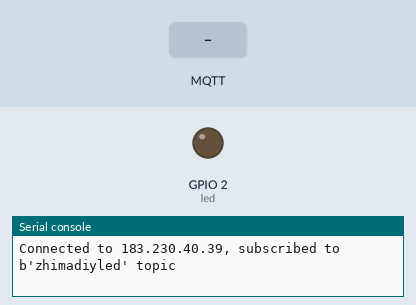
Recording of a program running on a simulated ESP8266 board running MicroPython. Shown: output pins drawn as LEDs (lit = HIGH, except the on-board LED, lit = LOW), the last lines printed to the serial console. The inputs (shaded band) are chosen by the test bench. No MQTT or app messages arrive unless stated.

Above: at 1.3 s.
1.4 s: MQTT message "on" arrives on the first subscribed topic
At 2.3 s:
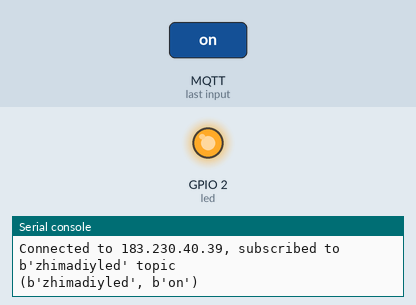
2.9 s: MQTT message "off" arrives on the first subscribed topic
At 3.4 s:
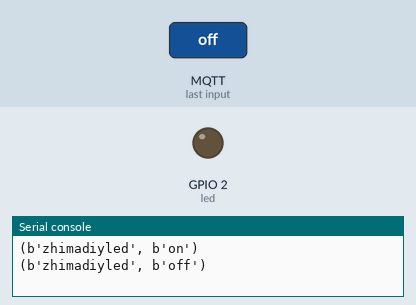
4.4 s: MQTT message "toggle" arrives on the first subscribed topic
At 5.7 s:
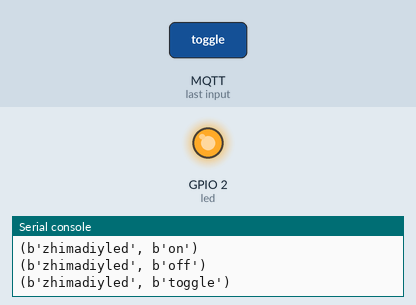
Timing chart, 0 to 7.4 s (numbered marks = the images above; inputs shaded):
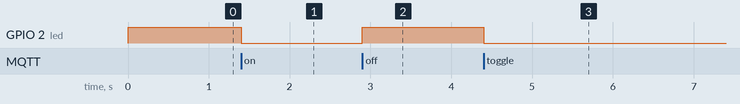

Measured:
- after the input at 1.4 s, GPIO 2 (led): HIGH → LOW at once
- after the input at 2.9 s, GPIO 2 (led): LOW → HIGH at once
- after the input at 4.4 s, GPIO 2 (led): HIGH → LOW at once

The program:

main.py
```python
from umqtt.simple import MQTTClient
from machine import Pin
import ubinascii
import machine
import micropython

# ESP8266 ESP-12 ÓÐÒ»¸öµÍµçÆ½´¥·¢£¬Á¬½ÓÔÚGPIO2¶Ë¿ÚÉÏµÄLED
led = Pin(2, Pin.OUT, value=1)

#MQTT·þÎñ¶ËÐÅÏ¢£¬Ê¹ÓÃÊ±ÐÞ¸Ä³É×Ô¼ºµÄ
SERVER = "183.230.40.39"   #ONENET·þÎñÆ÷µØÖ·
SERVER_PORT=6002           #ONENET·þÎñÆ÷¶Ë¿Ú
CLIENT_ID = "45729331"      #´´½¨Éè±¸Ê±µÃµ½µÄÉè±¸ID£¬ÎªÊý×Ö×Ö´®
TOPIC = b"zhimadiyled"             #ONENETÉÏ´«Êý¾ÝµãÐèÒª´«µ½´ËTOPIC
username='176495'           #×¢²á²úÆ·Ê±£¬Æ½Ì¨·ÖÅäµÄ²úÆ·ID£¬ÎªÊý×Ö×Ö´®
password='wang'  #¼øÈ¨ÐÅÏ¢


state = 0

def sub_cb(topic, msg):
    global state
    print((topic, msg))
    if msg == b"on":
        led.value(0)
        state = 1
    elif msg == b"off":
        led.value(1)
        state = 0
    elif msg == b"toggle":
        # LED is inversed, so setting it to current state
        # value will make it toggle
        led.value(state)
        state = 1 - state


def main(server=SERVER):
    #À¨ºÅÀïÖ÷ÒªÊÇ¿Í»§¶ËID£¬·þÎñÆ÷µØÖ·£¬·þÎñÆ÷¶Ë¿Ú£¬ÓÃ»§²úÆ·ID£¬¼øÈ¨ÐÅÏ¢
    c = MQTTClient(CLIENT_ID, server,6002,username,password)
    # Subscribed messages will be delivered to this callback
    c.set_callback(sub_cb)
    c.connect()
    c.subscribe(TOPIC)
    print("Connected to %s, subscribed to %s topic" % (server, TOPIC))

    try:
        while 1:
            #micropython.mem_info()
            c.wait_msg()
    finally:
        c.disconnect()

main()
```
